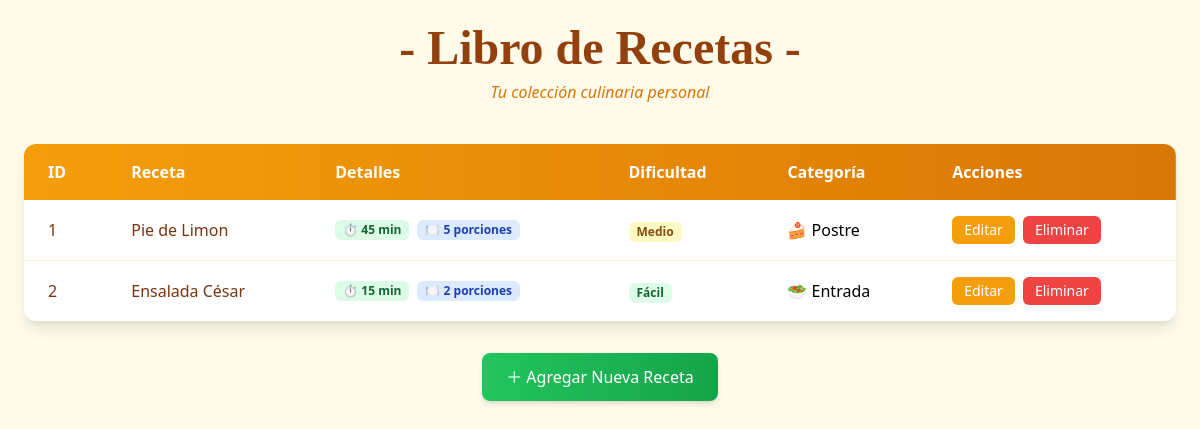
The page / on the database its author committed.
### tables this page shows
CREATE TABLE `recetas` (
  `id_receta` int(11) NOT NULL AUTO_INCREMENT,
  `nombre` varchar(100) NOT NULL,
  `tiempo_preparacion` int(11) NOT NULL COMMENT 'Tiempo en minutos',
  `dificultad` enum('Fácil','Medio','Difícil') NOT NULL,
  `porciones` int(11) NOT NULL,
  `categoria` enum('Entrada','Principal','Postre','Aperitivo','Bebida') NOT NULL,
  PRIMARY KEY (`id_receta`)
);

### index.php (the view, shortened to what this page needs)
<!DOCTYPE html>
<html lang="es">
<head>
    <script src="tailwind.js"></script>
</head>
<body class="bg-amber-50 min-h-screen p-6">
    <div class="max-w-6xl mx-auto">
        <div class="text-center mb-10">
            <h1 class="text-5xl font-bold text-amber-800 font-serif mb-2">- Libro de Recetas -</h1>
            <p class="text-amber-600 italic">Tu colección culinaria personal</p>
        </div>
        <div class="bg-white rounded-xl shadow-lg overflow-hidden">
            <div class="overflow-x-auto">
                <table class="w-full">
                    <thead class="bg-gradient-to-r from-amber-500 to-amber-600 text-white">
                        <tr>
                            <th class="px-6 py-4 text-left">ID</th>
                            <th class="px-6 py-4 text-left">Receta</th>
                            <th class="px-6 py-4 text-left">Detalles</th>
                            <th class="px-6 py-4 text-left">Dificultad</th>
                            <th class="px-6 py-4 text-left">Categoría</th>
                            <th class="px-6 py-4 text-left">Acciones</th>
                        </tr>
                    </thead>
                    <tbody class="divide-y divide-amber-100">
                        <?php
                        require_once('modelos/conexion.php');
                        $consulta = $cnn->query("SELECT * FROM recetas ORDER BY id_receta ASC");
                        $recetas = $consulta->fetchAll(PDO::FETCH_ASSOC);
                        if (count($recetas) > 0) {
                            foreach ($recetas as $receta) {
                                $difficultyClass = 'difficulty-' . str_replace(
                                    ['á', 'é', 'í', 'ó', 'ú'],
                                    ['a', 'e', 'i', 'o', 'u'],
                                    strtolower($receta['dificultad'])
                                );
                                $categoryIcon = match($receta['categoria']) {
                                    'Postre' => '🍰',
                                    'Principal' => '🍲',
                                    'Entrada' => '🥗',
                                    'Aperitivo' => '🍢',
                                    'Bebida' => '🍹',
                                    default => '🍽️'
                                };
                                echo "<tr class='hover:bg-amber-50 transition-colors'>
                                        <td class='px-6 py-4 font-medium text-amber-900 whitespace-nowrap'>{$receta['id_receta']}</td>
                                        <td class='px-6 py-4 font-medium text-amber-900 whitespace-nowrap'>{$receta['nombre']}</td>
                                        <td class='px-6 py-4'>
                                            <div class='flex flex-wrap gap-2'>
                                                <span class='badge badge-time'>⏱️ {$receta['tiempo_preparacion']} min</span>
                                                <span class='badge badge-portions'>🍽️ {$receta['porciones']} porciones</span>
                                            </div>
                                        </td>
                                        <td class='px-6 py-4'>
                                            <span class='difficulty-badge {$difficultyClass}'>
                                                {$receta['dificultad']}
                                            </span>
                                        </td>
                                        <td class='px-6 py-4'>
                                            <span class='inline-flex items-center gap-2'>
                                                {$categoryIcon} {$receta['categoria']}
                                            </span>
                                        </td>
                                        <td class='px-6 py-4'>
                                            <div class='flex gap-2'>
                                                <a href='form_receta.php?id={$receta['id_receta']}' class='px-3 py-1 bg-amber-500 text-white rounded-md hover:bg-amber-600 transition-colors text-sm'>
                                                    Editar
                                                </a>
                                                <a href='eliminar_receta.php?id={$receta['id_receta']}' onclick='return confirm(\"¿Eliminar esta receta?\")' class='px-3 py-1 bg-red-500 text-white rounded-md hover:bg-red-600 transition-colors text-sm'>
                                                    Eliminar
                                                </a>
                                            </div>
                                        </td>
                                    </tr>";
                            }
                        }
                        ?>
                    </tbody>
                </table>
            </div>
        </div>
        <div class="mt-8 text-center">
            <a href="form_receta.php" class="inline-block px-6 py-3 bg-gradient-to-r from-green-500 to-green-600 text-white rounded-lg shadow-md hover:shadow-lg transition-all hover:scale-105">
                ＋ Agregar Nueva Receta
            </a>
        </div>
    </div>
</body>
</html>

### index.php (style rules this page uses)
.badge { display: inline-flex; align-items: center; padding: 0.25rem 0.5rem; border-radius: 0.375rem; font-size: 0.75rem; font-weight: 600; line-height: 1; white-space: nowrap; }
.badge-time { background-color: #dcfce7; color: #166534; }
.badge-portions { background-color: #dbeafe; color: #1e40af; }
.difficulty-badge { display: inline-block; padding: 0.25rem 0.5rem; border-radius: 0.375rem; font-size: 0.75rem; font-weight: 600; line-height: 1; }
.difficulty-facil { background-color: #dcfce7; color: #166534; }
.difficulty-medio { background-color: #fef9c3; color: #854d0e; }

### rows shown on the page
recetas: id_receta "1", nombre "Pie de Limon", tiempo_preparacion "45", porciones "5", dificultad "Medio", categoria "🍰", categoria "Postre"
recetas: id_receta "2", nombre "Ensalada César", tiempo_preparacion "15", porciones "2", dificultad "Fácil", categoria "🥗", categoria "Entrada"
